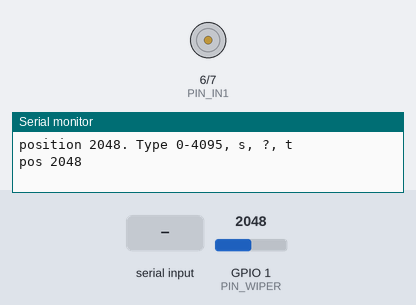
A sketch run on a simulated ESP32-S3. On the bench: motor-driver pin pairs drawn as motors (green arrow = first pin HIGH = forward, orange = second pin HIGH = backward, longer = more drive, scaled by the enable pin), the last lines printed to the serial monitor. Inputs (shaded band) come from the test bench; at power-on: GPIO 1 (PIN_WIPER) = 2048 (analog values on the 0–4095 scale).

Above: at 2.7 s.
2.8 s: "s\n" received over Serial
At 4.0 s:
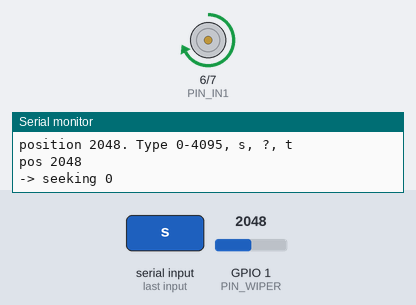
5.8 s: GPIO 1 (PIN_WIPER) set to 2866
At 7.0 s:
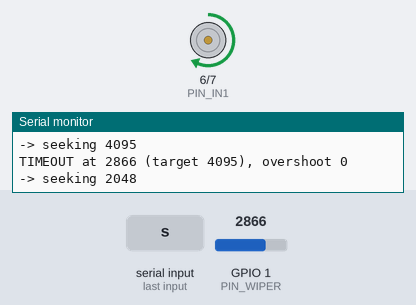
8.8 s: GPIO 1 (PIN_WIPER) set to 2986
At 11.3 s:
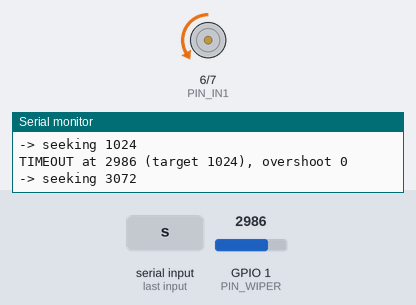
11.8 s: GPIO 1 (PIN_WIPER) set to 3047
13.3 s: GPIO 1 (PIN_WIPER) set to 491
15.2 s: "U\n" received over Serial
At 15.7 s:
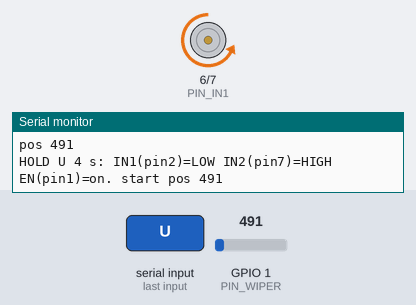
Timing chart, 0 to 20.7 s (numbered marks = the images above; inputs shaded):
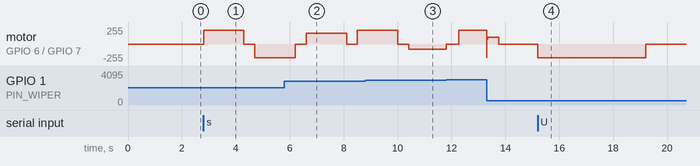

The sketch:

motorfader_v1_7.ino
```cpp
/*
 * PROJECT: Motorised fader bring-up
 * DEVICE:  ESP32-S3 SuperMini + L293D (or TB6612FNG) + dual B10K motorised fader
 *
 * Reads the fader's position (10k linear track on an ADC1 pin), drives its
 * little DC motor through an L293D (or TB6612FNG) H-bridge to reach a target, and lets go
 * the moment a finger touches the knob (if the fader has a touch-sense pin).
 * It's the basic "hand and machine share one slider" loop: the machine
 * proposes a position, a person can always overrule it.
 *
 * CONFIGURATION:
 *   DRIVER_L293D    1 = L293D, 0 = TB6612FNG
 *   HAS_TOUCH       1 only if the lever is isolated and you've wired it to GPIO4
 *   motorReversed   flip ('r' over serial) if the motor runs away from the target
 *   KP / KD         KP pulls towards the target, KD brakes against speed.
 *                   Overshoots -> raise KD.  Creeps in slowly -> lower KD / raise KP.
 *   MIN_DUTY        raise if it stalls just short of the target
 *
 * WIRING (fader: use the unprimed gang 1-4; 1'-4' is a spare second track):
 *   Fader pin 3         -> 3V3
 *   Fader pin 1         -> GND
 *   Fader pin 2 (wiper) -> GPIO1  (ADC1_CH0) + 100nF to GND   (pin 4 unused)
 *   Fader lever         -> GPIO4  (TOUCH4)   [only if isolated from frame]
 *
 *   L293D (DIP-16, notch up, pin 1 top-left):
 *     1  EN1,2 -> GPIO5 (PWM)        16 VCC1  -> SuperMini 5V
 *     2  1A    -> GPIO6              8  VCC2  -> motor supply (5-12V)
 *     7  2A    -> GPIO7              4,5,12,13 -> GND (common with motor supply)
 *     3  1Y    -> motor +  (red dot) 6  2Y    -> motor -
 *     channel 3/4 (pins 9-15) unused: tie 9 to GND
 *
 *   or TB6612FNG:
 *   TB6612 PWMA -> GPIO5   AIN1 -> GPIO6   AIN2 -> GPIO7   STBY -> GPIO8
 *   TB6612 VCC  -> 3V3     GND  -> GND (common with motor supply)
 *   TB6612 VM   -> motor supply: 5V (USB) to test, ~9-10V for full speed
 *
 * SERIAL (115200):  a number 0-4095 = go there,  s = sweep demo,
 *                   ? = status,  t = recalibrate touch (hands off!)
 *                   + / - = jog motor full power 300 ms and print positions
 *                   r = toggle motor direction
 *                   kp X / kd X / min N / max N = tune live (lost on reset)
 *                   U / D = hold raw up/down drive 4 s for metering
 *                           (U: IN1 low, IN2 high; D: IN1 high, IN2 low)
 */

#define VERSION "1.7"
#include "esp_system.h"

// ---- pins (avoid GPIO0/2/45/46 on the S3 SuperMini; GPIO48 = onboard RGB) ----
const int PIN_WIPER = 1;   // ADC1 - keeps working alongside WiFi / ESP-NOW
const int PIN_TOUCH = 4;
const int PIN_PWM   = 5;
const int PIN_IN1   = 6;
const int PIN_IN2   = 7;
const int PIN_STBY  = 8;     // TB6612 only

// ---- behaviour ----
#define DRIVER_L293D    1
#define HAS_TOUCH       0     // this fader has no touch pin
bool motorReversed = true;            // 'r' toggles at runtime
const uint32_t PWM_FREQ    = 20000;  // above hearing, so the motor doesn't whine
const uint8_t  PWM_BITS    = 10;     // duty 0-1023
float          KP          = 0.8f;   // duty per ADC count of error
float          KD          = 12.0f;  // duty per (count/ms) of speed: the brake
int            MIN_DUTY    = 300;    // below this the motor just hums (9V supply)
int            MAX_DUTY    = 820;    // ~80%: 9V motor at full power is very fast
const uint32_t SETTLE_MS   = 40;     // must sit in the window this long to count as arrived
const float    SETTLE_SPEED = 0.5f;  // counts/ms: 'nearly still'
const int      FULL_DUTY   = 1023;   // only used to hold the L293D enabled while braking
const int      DEADBAND    = 25;     // ADC counts (~0.6% of travel) = "arrived"
const uint32_t MOVE_TIMEOUT_MS = 1500;  // give up rather than cook the motor
const float    TOUCH_RATIO = 1.3f;   // S3 touch values RISE when touched
const int      REPORT_STEP = 40;     // print when a hand moves it this much

enum FaderState { RESTING, SEEKING, HELD_BY_HAND };
FaderState state = RESTING;

int      target = 0;
uint32_t seekStartedAt = 0;
uint32_t touchBaseline = 0;
int      lastReported = -1000;
// seek bookkeeping
int      seekLastPos = 0;
uint32_t seekLastUs = 0;
float    seekSpeed = 0;        // filtered, counts per ms, + = towards higher readings
uint32_t settledSince = 0;
int      seekSign = 1;         // which way we set off
int      overshoot = 0;        // furthest past the target, in counts

// ---------------------------------------------------------------------------

int readPosition() {
  // Average a few samples: the motor's brushes put spikes on the wiper.
  uint32_t sum = 0;
  for (int i = 0; i < 8; i++) sum += analogRead(PIN_WIPER);
  return sum / 8;
}

bool fingerOnKnob() {
#if HAS_TOUCH
  return touchRead(PIN_TOUCH) > touchBaseline * TOUCH_RATIO;
#else
  return false;
#endif
}

void calibrateTouch() {
#if HAS_TOUCH
  uint32_t sum = 0;
  for (int i = 0; i < 16; i++) { sum += touchRead(PIN_TOUCH); delay(5); }
  touchBaseline = sum / 16;
  Serial.printf("touch baseline %lu (touched > %lu)\n",
                (unsigned long)touchBaseline,
                (unsigned long)(touchBaseline * TOUCH_RATIO));
#endif
}

// dir: +1 towards higher readings, -1 lower, 0 = brake
void driveMotor(int dir, int duty) {
  if (motorReversed) dir = -dir;
  if (dir == 0) {                       // short brake: both high, stops crisply
    digitalWrite(PIN_IN1, HIGH);
    digitalWrite(PIN_IN2, HIGH);
    // L293D only brakes while enabled; TB6612 brakes regardless of PWM
    ledcWrite(PIN_PWM, DRIVER_L293D ? FULL_DUTY : 0);
    return;
  }
  digitalWrite(PIN_IN1, dir > 0 ? HIGH : LOW);
  digitalWrite(PIN_IN2, dir > 0 ? LOW : HIGH);
  ledcWrite(PIN_PWM, duty);
}

void releaseMotor() {                   // coast: lets a hand move it freely
  digitalWrite(PIN_IN1, LOW);
  digitalWrite(PIN_IN2, LOW);
  ledcWrite(PIN_PWM, 0);
}

void proposePosition(int t) {
  target = constrain(t, 0, 4095);
  seekStartedAt = millis();
  seekLastPos = readPosition();
  seekLastUs = micros();
  seekSpeed = 0;
  settledSince = 0;
  seekSign = (target >= seekLastPos) ? 1 : -1;
  overshoot = 0;
  state = SEEKING;
  Serial.printf("-> seeking %d\n", target);
}

// PD control: pull towards the target, push back against speed so a fast
// slider brakes before it gets there. Only 'arrived' once it has sat still in
// the window for SETTLE_MS, so an overshoot gets corrected instead of ignored.
void seekTarget() {
  int pos = readPosition();
  uint32_t now = micros();
  float dtMs = (now - seekLastUs) / 1000.0f;
  if (dtMs > 0.05f) {
    float v = (pos - seekLastPos) / dtMs;
    seekSpeed = 0.7f * seekSpeed + 0.3f * v;
    seekLastPos = pos;
    seekLastUs = now;
  }
  int err = target - pos;
  int past = -seekSign * err;           // >0 means we've gone beyond the target
  if (past > overshoot) overshoot = past;

  if (abs(err) <= DEADBAND) {
    driveMotor(0, 0);                   // in the window: brake
    if (fabsf(seekSpeed) < SETTLE_SPEED) {
      if (settledSince == 0) settledSince = millis();
      if (millis() - settledSince >= SETTLE_MS) {
        releaseMotor();
        state = RESTING;
        lastReported = pos;
        Serial.printf("arrived %d (target %d) in %lu ms, overshoot %d\n",
                      pos, target, (unsigned long)(millis() - seekStartedAt), overshoot);
      }
    } else {
      settledSince = 0;
    }
    return;
  }
  settledSince = 0;

  if (millis() - seekStartedAt > MOVE_TIMEOUT_MS) {
    releaseMotor();
    state = RESTING;
    Serial.printf("TIMEOUT at %d (target %d), overshoot %d\n", pos, target, overshoot);
    return;
  }

  float u = KP * err - KD * seekSpeed;  // sign = which way to push
  int duty = constrain((int)fabsf(u), MIN_DUTY, MAX_DUTY);
  driveMotor(u > 0 ? 1 : -1, duty);
}

void sweepDemo() {
  const int stops[] = {0, 4095, 2048, 1024, 3072, 0};
  for (int s : stops) {
    proposePosition(s);
    while (state == SEEKING) { seekTarget(); delay(1); }
    delay(400);
  }
}

// Raw test push: full power one way for 300 ms, printing where the slider goes.
void jogMotor(int dir) {
  Serial.printf("jog %c start pos %d\n", dir > 0 ? '+' : '-', readPosition());
  uint32_t t0 = millis();
  driveMotor(dir, MAX_DUTY);
  while (millis() - t0 < 300) {
    delay(50);
    Serial.printf("  %3lu ms pos %d\n", (unsigned long)(millis() - t0), readPosition());
  }
  releaseMotor();
  state = RESTING;
  lastReported = readPosition();
}

// Hold one raw direction for 4 s so the L293D pins can be measured with a meter.
// Ignores motorReversed on purpose: U/D name the actual pin states.
void holdRaw(bool up) {
  Serial.printf("HOLD %s 4 s: IN1(pin2)=%s IN2(pin7)=%s EN(pin1)=on. start pos %d\n",
                up ? "U" : "D", up ? "LOW" : "HIGH", up ? "HIGH" : "LOW", readPosition());
  digitalWrite(PIN_IN1, up ? LOW : HIGH);
  digitalWrite(PIN_IN2, up ? HIGH : LOW);
  ledcWrite(PIN_PWM, MAX_DUTY);
  uint32_t t0 = millis();
  while (millis() - t0 < 4000) {
    delay(500);
    Serial.printf("  %4lu ms pos %d\n", (unsigned long)(millis() - t0), readPosition());
  }
  releaseMotor();
  state = RESTING;
  lastReported = readPosition();
  Serial.println("hold done, released");
}

void printTuning() {
  Serial.printf("tuning kp %.2f kd %.2f min %d max %d\n", KP, KD, MIN_DUTY, MAX_DUTY);
}

void handleSerial() {
  if (!Serial.available()) return;
  String line = Serial.readStringUntil('\n');
  line.trim();
  if (line.length() == 0) return;
  if (line == "s") sweepDemo();
  else if (line == "t") calibrateTouch();
  else if (line.startsWith("kp ")) { KP = line.substring(3).toFloat(); printTuning(); }
  else if (line.startsWith("kd ")) { KD = line.substring(3).toFloat(); printTuning(); }
  else if (line.startsWith("min ")) { MIN_DUTY = constrain(line.substring(4).toInt(), 0, 1023); printTuning(); }
  else if (line.startsWith("max ")) { MAX_DUTY = constrain(line.substring(4).toInt(), 0, 1023); printTuning(); }
  else if (line == "U") holdRaw(true);
  else if (line == "D") holdRaw(false);
  else if (line == "+") jogMotor(1);
  else if (line == "-") jogMotor(-1);
  else if (line == "r") {
    motorReversed = !motorReversed;
    Serial.printf("motorReversed = %d\n", motorReversed);
  }
  else if (line == "?")
    Serial.printf("v%s pos %d target %d state %d rev %d touch %lu\n", VERSION,
                  readPosition(), target, state, motorReversed,
#if HAS_TOUCH
                  (unsigned long)touchRead(PIN_TOUCH));
#else
                  0UL);
#endif
  else if (isDigit(line[0])) proposePosition(line.toInt());
}

// ---------------------------------------------------------------------------

void setup() {
  Serial.begin(115200);
  delay(1500);                          // let USB CDC enumerate
  Serial.printf("motorfader v%s (built %s %s) reset reason %d%s\n", VERSION, __DATE__, __TIME__,
                (int)esp_reset_reason(),
                esp_reset_reason() == ESP_RST_BROWNOUT ? " = BROWNOUT (motor sagged the supply)" : "");

  pinMode(PIN_IN1, OUTPUT);
  pinMode(PIN_IN2, OUTPUT);
  if (!DRIVER_L293D) {
    pinMode(PIN_STBY, OUTPUT);
    digitalWrite(PIN_STBY, HIGH);       // wake the TB6612
  }
  ledcAttach(PIN_PWM, PWM_FREQ, PWM_BITS);   // Arduino-ESP32 core 3.x API
  releaseMotor();

  analogReadResolution(12);
  analogSetPinAttenuation(PIN_WIPER, ADC_11db);  // full 0-3.3V range
  calibrateTouch();                     // don't touch the knob during boot

  Serial.printf("position %d. Type 0-4095, s, ?, t\n", readPosition());
}

void loop() {
  handleSerial();

  // A finger always wins: the moment someone takes hold, let go.
  if (fingerOnKnob()) {
    if (state != HELD_BY_HAND) {
      releaseMotor();
      state = HELD_BY_HAND;
      Serial.println("hand on");
    }
  } else if (state == HELD_BY_HAND) {
    state = RESTING;
    Serial.println("hand off");
  }

  if (state == SEEKING) seekTarget();

  // Report hand movements (works without touch too, while resting)
  if (state != SEEKING) {
    int pos = readPosition();
    if (abs(pos - lastReported) >= REPORT_STEP) {
      lastReported = pos;
      Serial.printf("pos %d\n", pos);
    }
  }
  delay(1);
}

/*
 * FLASH (Arduino IDE, esp32 core 3.x):
 *   Board "ESP32S3 Dev Module", USB CDC On Boot: Enabled, upload over USB-C.
 *   Open Serial Monitor at 115200, line ending "Newline".
 *   First line should read "motorfader v1.0 (built ...)".
 *
 * FIRST RUN:
 *   1. Motor supply OFF. Slide by hand: "pos" should go ~0 -> ~4095.
 *      Goes backwards? swap the 3V3/GND track ends (or just accept it).
 *   2. (HAS_TOUCH 1 only) Touch the knob: "hand on"/"hand off".
 *      Always-on? type t with hands off.
 *   3. Motor supply ON, type 2048. If it runs to an end and TIMEOUTs,
 *      set MOTOR_REVERSED 1 (or swap the motor wires).
 *   4. Type s for the sweep. Overshoots -> raise KD. Buzzes at the target ->
 *      widen DEADBAND or lower KD.
 *      Stops short -> raise MIN_DUTY or the motor voltage (the L293D eats
 *      ~2V, so a 9V supply gives the motor ~7V). L293D warm is normal.
 */
```

Measured:
- after the input at 2.8 s, motor on GPIO 6 (PIN_IN1) / GPIO 7 (PIN_IN2): stopped → forward 204/255 at once, → stopped 1.5 s later, → backward 204/255 0.40 s later
- after the input at 15.2 s, motor on GPIO 6 (PIN_IN1) / GPIO 7 (PIN_IN2): stopped → backward 204/255 at once, → stopped 4.0 s later
